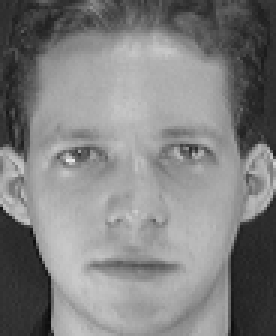
#> input picture AA_MobileNet_AT&T_raw/data/att_faces/s1/1.pgm, 92 x 112 px (shown 3 times larger); its folder holds only this picture in this run
$ python convert_raw.py
#> lines starting #> are read from the running program, lines starting #| are printed output that depends on the picture; after the words box and inside, x2 and y2 are one past the last pixel; in counts of white or black regions, pixels touching at a corner belong together
import os
import cv2
import numpy as np

def convert_to_raw(input_dir='data/att_faces', output_file='att_faces.raw'):
#> called with input_dir = 'data/att_faces', output_file = 'att_faces.raw'
    raw_data = []
    for person in os.listdir(input_dir):
        for img_file in os.listdir(os.path.join(input_dir, person)):
            img_path = os.path.join(input_dir, person, img_file)
            img = cv2.imread(img_path, cv2.IMREAD_GRAYSCALE)
#> img is the input picture: shape (112, 92); min 11, max 234, mean 128.3
            img = cv2.resize(img, (64, 64))
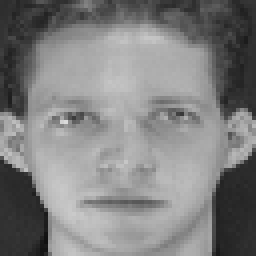
#> img: shape (64, 64) (shown 4 times larger); min 16, max 218, mean 128.2
            _, img_bin = cv2.threshold(img, 128, 1, cv2.THRESH_BINARY)
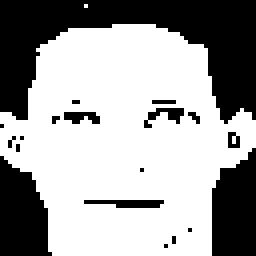
#> img_bin: shape (64, 64) (shown 4 times larger); values 0 (black) and 1 (white), 62.9% white; 19 black regions (13 under 20 px), largest, box (x1, y1, x2, y2) and area: (0, 0, 64, 31) 918, (53, 37, 64, 64) 248, (0, 39, 13, 64) 241, (21, 50, 41, 52) 31, (36, 27, 46, 32) 23, (16, 28, 25, 31) 20
            bits = np.packbits(img_bin.reshape(-1))
#> bits = 512 values, max 255 at index 59, min 0 at index 0, mean 160.2
            raw_data.append(bits.tobytes())
#> pass 2 of the loop in convert_to_raw, `for person in os.listdir(input_dir):`:
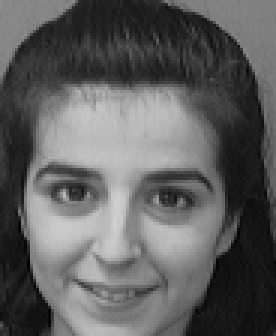
#> input picture AA_MobileNet_AT&T_raw/data/att_faces/s10/1.pgm, 92 x 112 px (shown 3 times larger)
#> in convert_to_raw, img is the input picture: shape (112, 92); min 1, max 207, mean 95.1
#> in convert_to_raw, `img = cv2.resize(img, (64, 64))`:
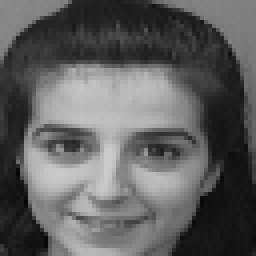
#> img: shape (64, 64) (shown 4 times larger); min 6, max 204, mean 95
#> in convert_to_raw, `_, img_bin = cv2.threshold(img, 128, 1, cv2.THRESH_BINARY)`:
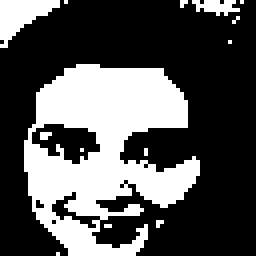
#> img_bin: shape (64, 64) (shown 4 times larger); values 0 (black) and 1 (white), 33.3% white; 14 white regions (11 under 20 px), largest, box (x1, y1, x2, y2) and area: (6, 16, 50, 64) 1217, (0, 0, 15, 12) 93, (48, 0, 60, 4) 30
#> bits = 512 values, max 255 at index 0, min 0 at index 3, mean 88.39
    with open(output_file, 'wb') as f:
        for data in raw_data:
            f.write(data)
#> this loop made 2 passes

if __name__ == '__main__':
    convert_to_raw()
